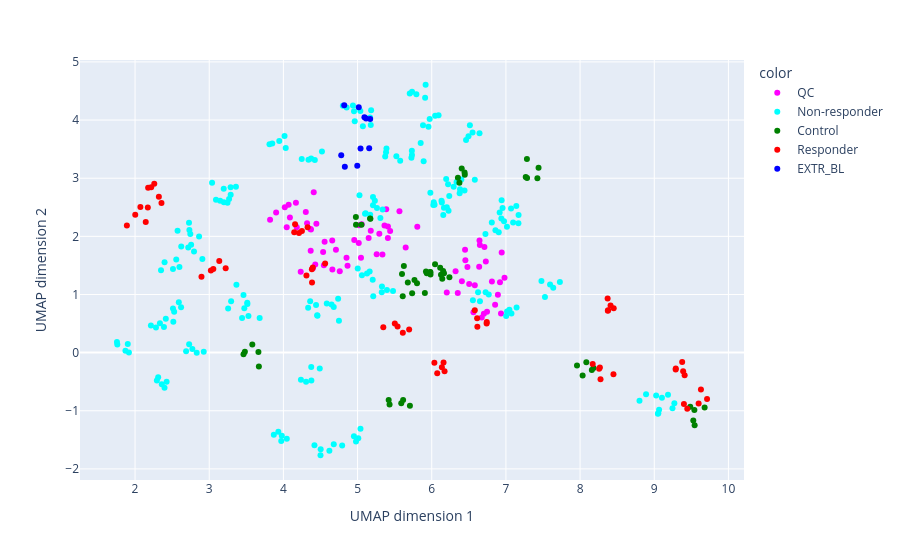

The notebook cell saved with this chart:
### Code cell
import plotly.express as px
fig = px.scatter(x=clusterable_embedding[:,0], y=clusterable_embedding[:,1], color=tmp_train['Class'],color_discrete_sequence=["magenta", "cyan",'green','red','blue'])
# fig.set_size_inches(10,6)
fig.update_layout(
        xaxis_title='UMAP dimension 1',
        yaxis_title='UMAP dimension 2',
    )
fig.show()

### Figure 1 — Plotly figure (JSON) as saved in the notebook; plotly's stock layout.template omitted (floating-point values rounded to 4 significant figures; data arrays with more than 128 entries replaced by an {"elided": "..."} marker saying what was removed)
{"data": [{"hovertemplate": "color=QC<br>x=%{x}<br>y=%{y}<extra></extra>", "legendgroup": "QC", "marker": {"color": "magenta", "symbol": "circle"}, "mode": "markers", "name": "QC", "orientation": "v", "showlegend": true, "type": "scatter", "x": [4.556, 4.372, 4.045, 4.319, 4.365, 4.169, 4.071, 3.82, 3.902, 4.088, 4.409, 4.019, 4.18, 4.302, 4.445, 5.178, 4.66, 4.708, 4.76, 4.233, 5.41, 5.293, 5.149, 5.016, 5.02, 5.258, 4.535, 4.368, 4.398, 4.429, 5.439, 4.865, 4.955, 5.055, 5.046, 5.363, 5.335, 4.658, 4.851, 4.546, 5.565, 5.386, 5.805, 5.649, 5.409, 6.729, 6.449, 6.481, 6.453, 6.321, 6.71, 6.644, 6.943, 6.58, 6.639, 6.203, 6.351, 6.406, 6.505, 6.649, 6.703, 6.934, 6.562, 6.745, 6.854, 6.981, 6.674, 6.92, 6.811, 6.892], "xaxis": "x", "y": [1.907, 2.12, 2.155, 2.223, 2.127, 2.577, 2.545, 2.284, 2.41, 2.324, 2.758, 2.502, 2.155, 2.42, 2.216, 2.098, 1.43, 1.771, 1.401, 1.39, 2.171, 2.044, 1.972, 1.887, 2.191, 1.694, 1.729, 1.754, 1.453, 1.516, 2.09, 1.493, 1.937, 2.207, 1.63, 2.186, 1.689, 1.93, 1.632, 1.501, 2.433, 2.468, 2.163, 1.808, 1.971, 1.569, 1.771, 1.473, 1.588, 1.4, 1.819, 1.929, 1.72, 1.16, 1.477, 1.036, 1.025, 1.23, 1.18, 1.849, 0.67, 0.6717, 0.696, 0.7052, 0.8215, 1.286, 0.6053, 1.209, 1.224, 0.9957], "yaxis": "y"}, {"hovertemplate": "color=Non-responder<br>x=%{x}<br>y=%{y}<extra></extra>", "legendgroup": "Non-responder", "marker": {"color": "cyan", "symbol": "circle"}, "mode": "markers", "name": "Non-responder", "orientation": "v", "showlegend": true, "type": "scatter", "x": {"elided": "215 float values"}, "xaxis": "x", "y": {"elided": "215 float values"}, "yaxis": "y"}, {"hovertemplate": "color=Control<br>x=%{x}<br>y=%{y}<extra></extra>", "legendgroup": "Control", "marker": {"color": "green", "symbol": "circle"}, "mode": "markers", "name": "Control", "orientation": "v", "showlegend": true, "type": "scatter", "x": [5.609, 5.677, 5.907, 5.736, 5.801, 5.982, 6.153, 6.238, 6.142, 6.165, 3.581, 3.462, 3.481, 3.663, 3.67, 9.541, 9.679, 9.485, 9.544, 9.526, 5.624, 5.599, 5.767, 5.979, 5.933, 6.404, 6.353, 6.443, 6.445, 6.373, 5.706, 5.614, 5.431, 5.419, 5.589, 4.978, 5.173, 4.979, 5.053, 5.169, 7.267, 7.286, 7.44, 7.424, 7.283, 6.125, 5.922, 6.045, 6.114, 5.983, 8.181, 8.034, 8.159, 7.958, 8.084], "xaxis": "x", "y": [0.97, 1.204, 1.027, 1.023, 1.195, 1.385, 1.405, 1.298, 1.271, 1.367, 0.1415, -0.02676, 0.01619, 0.009592, -0.2388, -0.9874, -0.9439, -0.9299, -1.247, -1.169, 1.488, 1.352, 1.251, 1.387, 1.364, 3.167, 3.007, 3.1, 3.057, 2.923, -0.9132, -0.8132, -0.8911, -0.8135, -0.8703, 2.331, 2.304, 2.198, 2.198, 2.309, 3.021, 3.003, 3.181, 3.001, 3.329, 1.34, 1.397, 1.52, 1.46, 1.346, -0.2653, -0.392, -0.2969, -0.2198, -0.1637], "yaxis": "y"}, {"hovertemplate": "color=Responder<br>x=%{x}<br>y=%{y}<extra></extra>", "legendgroup": "Responder", "marker": {"color": "red", "symbol": "circle"}, "mode": "markers", "name": "Responder", "orientation": "v", "showlegend": true, "type": "scatter", "x": [6.036, 6.137, 6.074, 6.173, 6.159, 4.21, 4.25, 4.146, 4.326, 4.157, 3.222, 2.896, 3.055, 3.136, 3.022, 2.259, 2.176, 2.356, 2.321, 2.218, 8.267, 8.276, 8.45, 8.257, 8.17, 4.563, 4.311, 4.396, 4.386, 4.384, 5.539, 5.695, 5.502, 5.61, 5.347, 2.172, 2.144, 2.072, 2.002, 1.89, 9.376, 9.289, 9.41, 9.389, 9.29, 8.411, 8.374, 8.453, 8.371, 8.378, 9.445, 9.4, 9.712, 9.598, 9.629, 6.615, 6.74, 6.612, 6.742, 6.58], "xaxis": "x", "y": [-0.1722, -0.2525, -0.3568, -0.321, -0.1708, 2.056, 2.092, 2.068, 2.155, 2.207, 1.45, 1.303, 1.44, 1.578, 1.413, 2.903, 2.836, 2.575, 2.681, 2.845, -0.256, -0.4583, -0.3723, -0.2792, -0.196, 1.534, 1.327, 1.463, 1.208, 1.432, 0.4501, 0.3966, 0.5018, 0.3403, 0.4372, 2.495, 2.245, 2.503, 2.371, 2.187, -0.161, -0.289, -0.3876, -0.3215, -0.2736, 0.8112, 0.7186, 0.7633, 0.932, 0.7296, -0.9644, -0.884, -0.798, -0.8735, -0.6339, 0.4447, 0.5029, 0.5915, 0.5286, 0.7269], "yaxis": "y"}, {"hovertemplate": "color=EXTR_BL<br>x=%{x}<br>y=%{y}<extra></extra>", "legendgroup": "EXTR_BL", "marker": {"color": "blue", "symbol": "circle"}, "mode": "markers", "name": "EXTR_BL", "orientation": "v", "showlegend": true, "type": "scatter", "x": [5.04, 5.157, 4.996, 4.828, 4.78, 5.114, 5.016, 5.17, 4.82, 5.093], "xaxis": "x", "y": [3.513, 3.517, 3.214, 3.196, 3.394, 4.028, 4.221, 4.018, 4.255, 4.051], "yaxis": "y"}], "layout": {"legend": {"title": {"text": "color"}, "tracegroupgap": 0}, "margin": {"t": 60}, "xaxis": {"anchor": "y", "domain": [0, 1], "title": {"text": "UMAP dimension 1"}}, "yaxis": {"anchor": "x", "domain": [0, 1], "title": {"text": "UMAP dimension 2"}}}}
